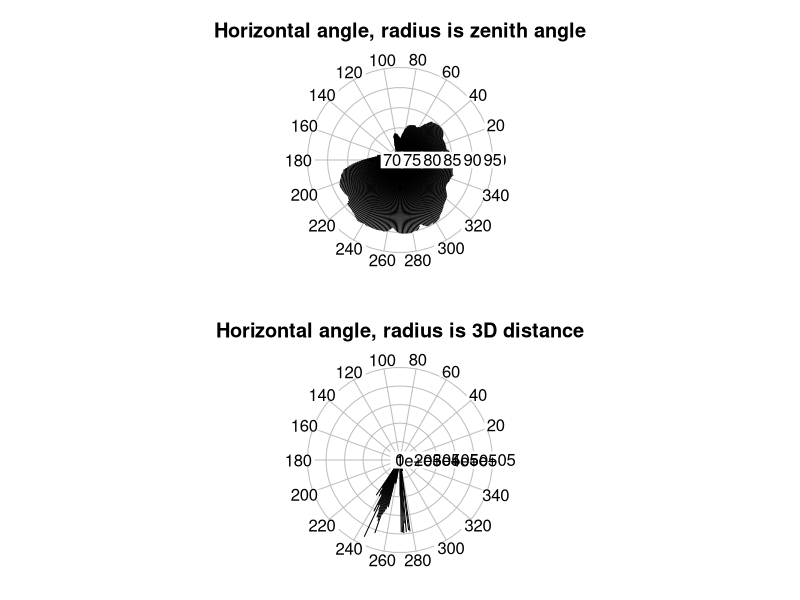

Write the R code that produced this figure.
### test.R --- 
## Filename: test.R
## Description: Testing reading gis output
## Author: Noah Peart
## Created: Fri Jan 30 14:46:38 2015 (-0500)
## Last-Updated: Fri Feb  6 11:52:25 2015 (-0500)
##           By: Noah Peart
######################################################################

dat <- read.table('plot5attri.txt', header=T, sep=",")
dat <- read.csv('plot5attri.txt', header=T)

library(plotrix)
save <- FALSE

if (save)
    png(filename = "plot5.png")
    
par(mfrow = c(2, 1))
polar.plot(dat$ZENITH_ANG, dat$HORIZ_ANG, main="Horizontal angle, radius is zenith angle")
polar.plot(dat$DIST_3D, dat$HORIZ_ANG, main="Horizontal angle, radius is 3D distance")

if (save)
    dev.off()

## Read all
files <- list.files('./SkylineOutput', full.names = TRUE)
tst <- lapply(files, read.csv)
